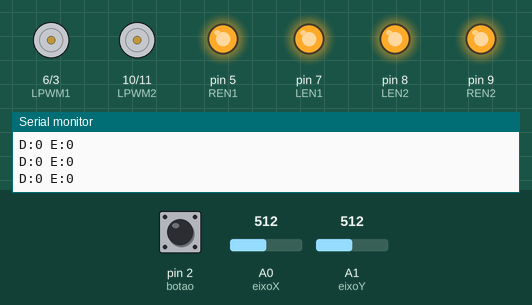
Recording of a sketch running on a simulated Arduino Uno, built with avr-gcc and run on an emulated ATmega328P. On the bench: motor-driver pin pairs drawn as motors (green arrow = first pin HIGH = forward, orange = second pin HIGH = backward, longer = more drive), output pins drawn as LEDs (lit = HIGH), the last lines printed to the serial monitor. The inputs (shaded band) are chosen by the test bench; at power-on: A1 (eixoY) = 512, pin 2 (botao) HIGH, A0 (eixoX) = 512.

Above: at 1.2 s.
1.3 s: A1 (eixoY) set to 716
At 1.46 s:
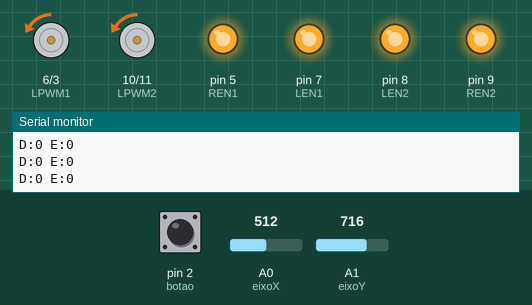
3.4 s: pin 2 (botao) pulled LOW for 0.15 s
At 4.7 s:
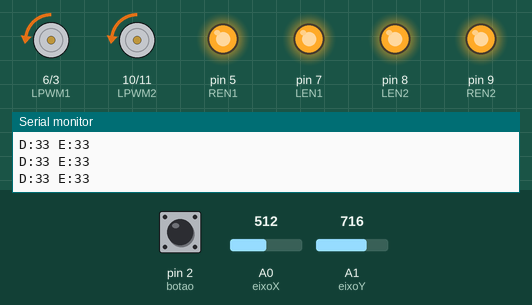
5.0 s: A0 (eixoX) set to 716
At 6.8 s:
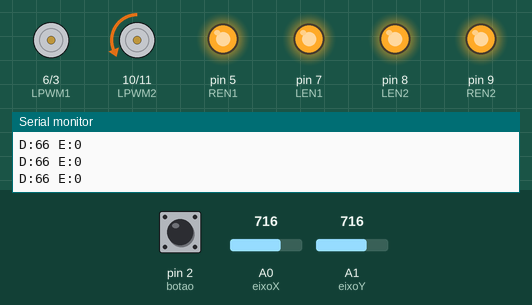
7.1 s: A0 (eixoX) set to 552
At 7.5 s:
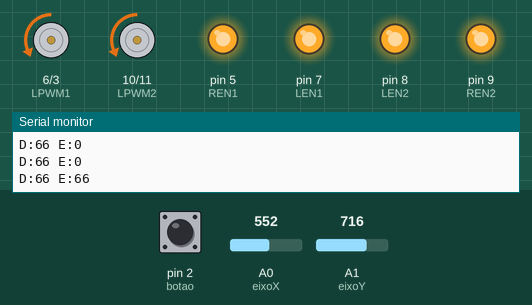
8.6 s: A1 (eixoY) set to 576
10.1 s: A1 (eixoY) set to 559
At 10.8 s:
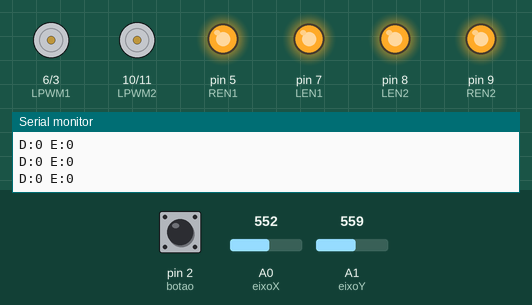
Timing chart, 0 to 12.6 s (numbered marks = the images above; inputs shaded):
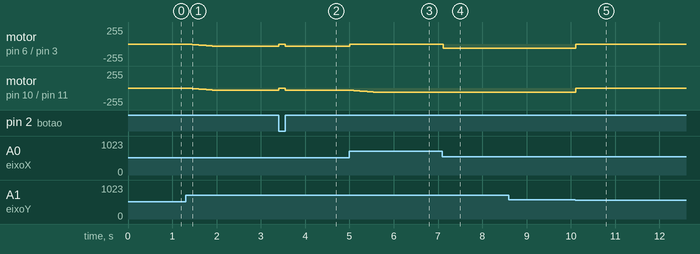

The sketch:

auto_rodas_motores.ino
```cpp
// ======================
// JOYSTICK
// ======================

const int eixoX = A0;
const int eixoY = A1;
const int botao = 2;

// ======================
// IBT-2 ESQUERDA
// ======================

const int RPWM1 = 3;
const int LPWM1 = 6;
const int REN1 = 5;
const int LEN1 = 7;

// ======================
// IBT-2 DIREITA
// ======================

const int RPWM2 = 11;
const int LPWM2 = 10;
const int REN2 = 9;
const int LEN2 = 8;

// ======================
// CONFIGURAÇÕES
// ======================

const int POTENCIA = 100;

// ACELERAÇÃO PARA FRENTE (suave e sincronizada)
const int TAXA_ACELERACAO_FRENTE = 1;    // Quanto maior, mais rápido acelera (1-10)
const int INTERVALO_ACELERACAO = 20;     // ms entre cada incremento

// ======================
// VARIÁVEIS
// ======================

int pwmEsquerdo = 0;
int pwmDireito = 0;
int pwmAtual = 0;  // PWM ÚNICO para ambos os motores (sincronizado)

unsigned long tempoAnterior = 0;

// ======================
// SETUP
// ======================

void setup() {

  Serial.begin(9600);
  pinMode(botao, INPUT_PULLUP);

  pinMode(RPWM1, OUTPUT);
  pinMode(LPWM1, OUTPUT);
  pinMode(REN1, OUTPUT);
  pinMode(LEN1, OUTPUT);

  pinMode(RPWM2, OUTPUT);
  pinMode(LPWM2, OUTPUT);
  pinMode(REN2, OUTPUT);
  pinMode(LEN2, OUTPUT);

  digitalWrite(REN1, HIGH);
  digitalWrite(LEN1, HIGH);
  digitalWrite(REN2, HIGH);
  digitalWrite(LEN2, HIGH);

  parar();

  Serial.println("=== CONTROLE COM ACELERAÇÃO SINCRONIZADA ===");
  Serial.print("Potência: ");
  Serial.println(POTENCIA);
  Serial.println("Motores aceleram juntos em TODAS as direções!");
  Serial.println();
}

// ======================
// LOOP
// ======================

void loop() {

  int x = analogRead(eixoX);
  int y = analogRead(eixoY);

  // FREIO (BOTÃO)

  if (digitalRead(botao) == LOW) {
    Serial.println(">>> FREIO");
    freio();
    delay(50);
    return;
  }

  // CALCULAR PWM DOS MOTORES

  calcularPWM(x, y);

  // APLICAR ACELERAÇÃO SINCRONIZADA

  aplicarAceleracaoSincronizada();

  // EXECUTAR MOVIMENTO

  executarMovimento();

  // DEBUG

  static unsigned long ultimoDebug = 0;
  if (millis() - ultimoDebug > 300) {
    Serial.print("D:");
    Serial.print(pwmDireito);
    Serial.print(" E:");
    Serial.println(pwmEsquerdo);
    ultimoDebug = millis();
  }

  delay(20);
}

// ======================
// CALCULAR PWM
// ======================

void calcularPWM(int x, int y) {

  // --- CONVERTER JOYSTICK PARA PERCENTUAL ---

  // Eixo Y: Frente (+100) a Trás (-100)
  int valorY = 0;
  if (y > 562) {
    valorY = map(y, 562, 1023, 0, 100);
  } else if (y < 462) {
    valorY = map(y, 461, 0, 0, -100);
  }

  // Eixo X: Direita (+100) a Esquerda (-100)
  int valorX = 0;
  if (x > 562) {
    valorX = map(x, 562, 1023, 0, 100);
  } else if (x < 462) {
    valorX = map(x, 461, 0, 0, -100);
  }

  // --- CORREÇÃO: INVERTE OS LADOS ---
  valorX = -valorX;

  // --- CALCULAR PERCENTUAL DE CADA MOTOR ---
  int esquerdoPercent = valorY + valorX;
  int direitoPercent = valorY - valorX;

  esquerdoPercent = constrain(esquerdoPercent, -100, 100);
  direitoPercent = constrain(direitoPercent, -100, 100);

  // --- CONVERTER PERCENTUAL PARA PWM ---

  // Motor Esquerdo
  if (esquerdoPercent > 0) {
    pwmEsquerdo = map(esquerdoPercent, 0, 100, 0, POTENCIA);
  } else if (esquerdoPercent < 0) {
    pwmEsquerdo = -map(abs(esquerdoPercent), 0, 100, 0, POTENCIA);
  } else {
    pwmEsquerdo = 0;
  }

  // Motor Direito
  if (direitoPercent > 0) {
    pwmDireito = map(direitoPercent, 0, 100, 0, POTENCIA);
  } else if (direitoPercent < 0) {
    pwmDireito = -map(abs(direitoPercent), 0, 100, 0, POTENCIA);
  } else {
    pwmDireito = 0;
  }
}

// ======================
// APLICAR ACELERAÇÃO SINCRONIZADA (CORRIGIDO)
// ======================

void aplicarAceleracaoSincronizada() {

  unsigned long tempoAtual = millis();

  // Verifica se algum motor está em FRENTE (valor positivo)
  bool temFrente = (pwmEsquerdo > 0 || pwmDireito > 0);

  // Verifica se algum motor está em RÉ (valor negativo)
  bool temRe = (pwmEsquerdo < 0 || pwmDireito < 0);

  // --- SÓ ACELERA SE TIVER COMPONENTE DE FRENTE E NÃO TIVER RÉ ---
  if (temFrente && !temRe) {
    // Está indo para FRENTE (puro ou com curva) - ACELERAÇÃO SUAVE E SINCRONIZADA
    if (tempoAtual - tempoAnterior >= INTERVALO_ACELERACAO) {

      // Calcula o maior PWM desejado entre os dois motores (em valor absoluto)
      int pwmMaxDesejado = max(abs(pwmEsquerdo), abs(pwmDireito));

      // Incrementa o PWM atual (sincronizado)
      if (pwmAtual < pwmMaxDesejado) {
        pwmAtual += TAXA_ACELERACAO_FRENTE;
        if (pwmAtual > pwmMaxDesejado) pwmAtual = pwmMaxDesejado;
        tempoAnterior = tempoAtual;
      }

      // Aplica o PWM atual em ambos os motores (respeitando a direção original)
      // Mantém a proporção entre os motores
      if (pwmEsquerdo > 0) {
        // Mantém a proporção do esquerdo em relação ao máximo
        int proporcaoEsquerdo = (pwmEsquerdo * 100) / pwmMaxDesejado;
        pwmEsquerdo = (pwmAtual * proporcaoEsquerdo) / 100;
        if (pwmEsquerdo < 1 && pwmAtual > 0) pwmEsquerdo = 1;
      }

      if (pwmDireito > 0) {
        int proporcaoDireito = (pwmDireito * 100) / pwmMaxDesejado;
        pwmDireito = (pwmAtual * proporcaoDireito) / 100;
        if (pwmDireito < 1 && pwmAtual > 0) pwmDireito = 1;
      }
    }
  } else if (temRe) {
    // Está em RÉ - PARADA INSTANTÂNEA (sem aceleração)
    pwmAtual = 0;
    // Mantém os valores negativos originais
  } else {
    // Está parado - PARADA INSTANTÂNEA
    pwmAtual = 0;
    pwmEsquerdo = 0;
    pwmDireito = 0;
  }
}

// ======================
// EXECUTAR MOVIMENTO
// ======================

void executarMovimento() {

  // --- MOTOR ESQUERDO ---
  if (pwmEsquerdo > 0) {
    analogWrite(RPWM1, abs(pwmEsquerdo));
    analogWrite(LPWM1, 0);
  } else if (pwmEsquerdo < 0) {
    analogWrite(RPWM1, 0);
    analogWrite(LPWM1, abs(pwmEsquerdo));
  } else {
    analogWrite(RPWM1, 0);
    analogWrite(LPWM1, 0);
  }

  // --- MOTOR DIREITO ---
  if (pwmDireito > 0) {
    analogWrite(RPWM2, abs(pwmDireito));
    analogWrite(LPWM2, 0);
  } else if (pwmDireito < 0) {
    analogWrite(RPWM2, 0);
    analogWrite(LPWM2, abs(pwmDireito));
  } else {
    analogWrite(RPWM2, 0);
    analogWrite(LPWM2, 0);
  }
}

// ======================
// PARAR
// ======================

void parar() {
  pwmEsquerdo = 0;
  pwmDireito = 0;
  pwmAtual = 0;

  analogWrite(RPWM1, 0);
  analogWrite(LPWM1, 0);
  analogWrite(RPWM2, 0);
  analogWrite(LPWM2, 0);
}

// ======================
// FREIO
// ======================

void freio() {
  analogWrite(RPWM1, 255);
  analogWrite(LPWM1, 255);
  analogWrite(RPWM2, 255);
  analogWrite(LPWM2, 255);
}
```

Measured:
- the behaviour switches between 567 and 566 on A1 (eixoY) (found by bisection; images 4 and 5)
- after the input at 1.3 s, motor on pin 6 (LPWM1) / pin 3 (RPWM1), motor on pin 10 (LPWM2) / pin 11 (RPWM2): moves from stopped to backward 33/255 over 0.66 s, starting at once
- after the input at 3.4 s, motor on pin 6 (LPWM1) / pin 3 (RPWM1), motor on pin 10 (LPWM2) / pin 11 (RPWM2): backward 33/255 → stopped at once, → backward 33/255 0.15 s later
- after the input at 5.0 s, motor on pin 6 (LPWM1) / pin 3 (RPWM1): backward 33/255 → stopped at once; motor on pin 10 (LPWM2) / pin 11 (RPWM2): moves from backward 33/255 to backward 66/255 over 0.66 s, starting at once
- after the input at 7.1 s, motor on pin 6 (LPWM1) / pin 3 (RPWM1): stopped → backward 66/255 at once
- after the input at 10.1 s, motor on pin 6 (LPWM1) / pin 3 (RPWM1), motor on pin 10 (LPWM2) / pin 11 (RPWM2): backward 66/255 → stopped at once
